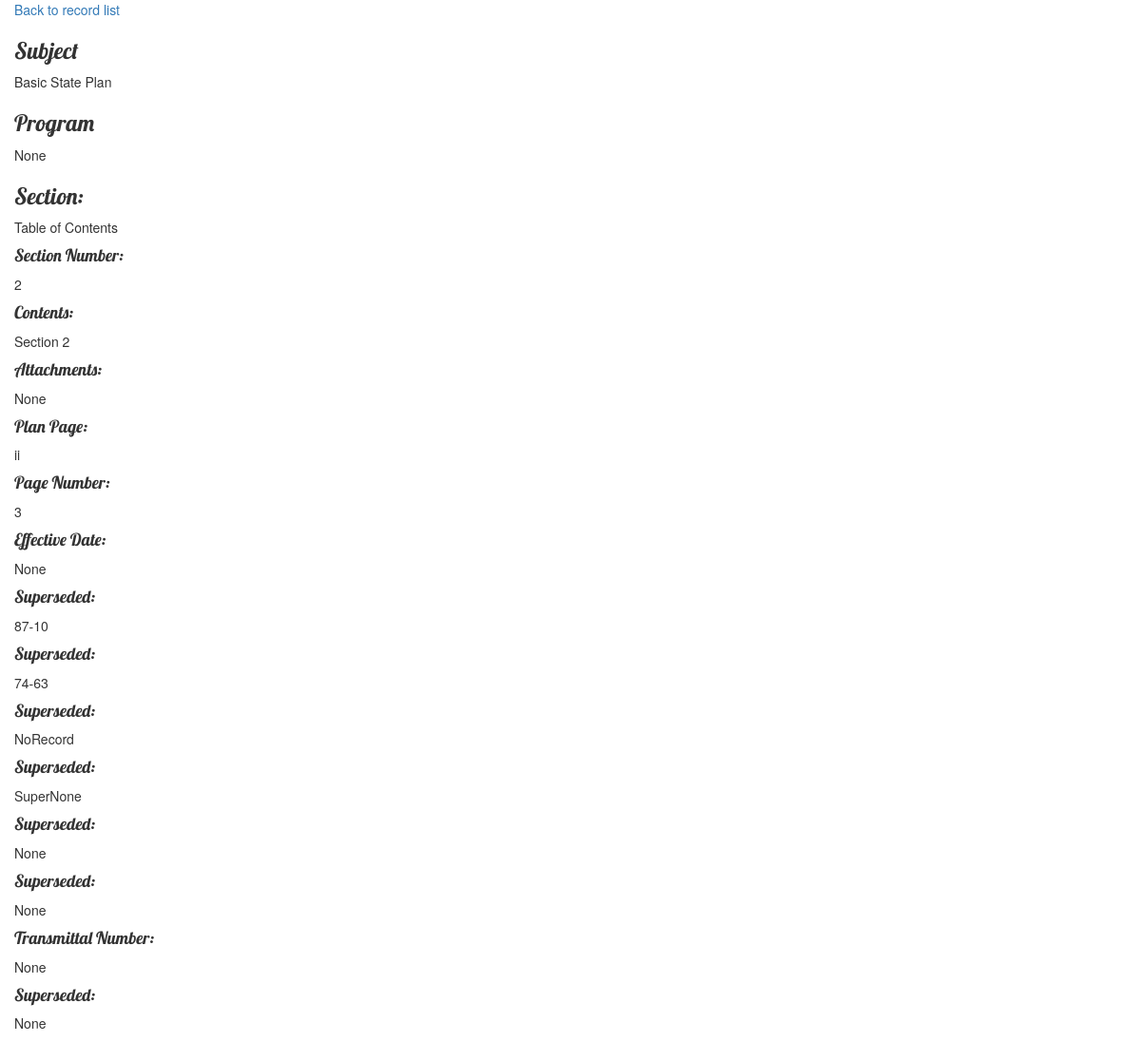
/record/3/, run on the app's committed database.
### StatePlan/models.py (models this page shows)
class Record(models.Model):
    RowID = models.Field.primary_key=True
    Subject = models.CharField(max_length=200,null=True)
    Program= models.CharField(max_length=200,null=True)
    Section= models.CharField(max_length=200,null=True)
    Section_Number= models.CharField(max_length=200,null=True)
    Contents= models.CharField(max_length=200,null=True)
    Attachments= models.CharField(max_length=200,null=True)
    Plan_Page= models.CharField(max_length=200,null=True)
    Page_No= models.CharField(max_length=200,null=True)
    Effective_Date= models.CharField(max_length=200,null=True)
    Transmittal_Number= models.CharField(max_length=200,null=True)
    Superseded1= models.CharField(max_length=200,null=True)
    Superseded2= models.CharField(max_length=200,null=True)
    Superseded3= models.CharField(max_length=200,null=True)
    Superseded4= models.CharField(max_length=200,null=True)
    Superseded5= models.CharField(max_length=200,null=True)
    Superseded6= models.CharField(max_length=200,null=True)
    Superseded7= models.CharField(max_length=200, null=True)

### StatePlan/views.py (the view)
# urls.py: url(r'^record/(?P<id>\d+)/',views.record_detail,name='record_detail'),
def record_detail(request, id):
    try:
        record = Record.objects.get(id=id)
    except Record.DoesNotExist:
        raise Http404('This item does not exist')
    return render(request, 'StatePlan/record_detail.html', {
            'record': record,
        })

### StatePlan/templates/StatePlan/record_detail.html
{% extends "StatePlan/base.html" %}
{% block content %}
    <a href="{% url 'index' %}">Back to record list</a>
    <h3>Subject</h3>
    <p>{{record.Subject}}</p>
    <h3>Program</h3>
    <p>{{record.Program}}</p>
    <h3>Section:</h3>
    <p>{{record.Section}}</p>
    <h4>Section Number:</h4>
    <p>{{record.Section_Number}}</p>
    <h4>Contents:</h4>
    <p>{{record.Contents}}</p>
    <h4>Attachments:</h4>
	<p>{{record.Attachments}}</p>
	<h4>Plan Page:</h4>
	<p>{{record.Plan_Page}}</p>
	<h4>Page Number:</h4>
	<p>{{record.Page_No}}</p>
	<h4>Effective Date: </h4>
	<p>{{record.Effective_Date}}</p>
	<h4>Superseded:	</h4>
	<p>{{record.Superseded1}}</p>
	<h4>Superseded: </h4>
	<p>{{record.Superseded2}}</p>
	<h4>Superseded:</h4>
	<p>{{record.Superseded3}}</p>
	<h4>Superseded:</h4>
	<p>{{record.Superseded4}}</p>
	<h4>Superseded:</h4>
	<p>{{record.Superseded5}}</p>
	<h4>Superseded:</h4>
	<p>{{record.Superseded6}}</p>
	<h4>Transmittal Number:</h4>
	<p>{{record.Transmittal_Number}}</p>
	<h4>Superseded:</h4>
	<p>{{record.Superseded7}}</p>
{%endblock%}

### StatePlan/static/css/StatePlan.css (style rules this page uses)
body { padding-left: 15px; }
h1, h2, h3, h4 { font-family: 'Lobster', cursive; }

### data on the page
Record: Subject "Basic State Plan", Program "None", Section "Table of Contents", Section_Number "2", Contents "Section 2", Attachments "None", Plan_Page "ii", Page_No "3", Effective_Date "None", Superseded1 "87-10", Superseded2 "74-63", Superseded3 "NoRecord", Superseded4 "SuperNone", Superseded5 "None", Superseded6 "None", Transmittal_Number "None", Superseded7 "None"
